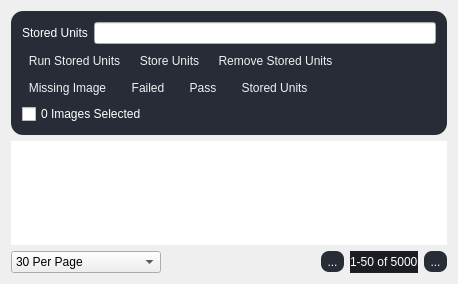
<?xml version="1.0" encoding="UTF-8"?>
<ui version="4.0">
 <class>DatasetPageClass</class>
 <widget class="QWidget" name="DatasetPageClass">
  <property name="geometry">
   <rect>
    <x>0</x>
    <y>0</y>
    <width>458</width>
    <height>284</height>
   </rect>
  </property>
  <property name="windowTitle">
   <string>DatasetPage</string>
  </property>
  <property name="styleSheet">
   <string notr="true">QToolButton {
  background-color:  rgb(39, 44, 54);
  color: #F0F0F0;
  border-radius: 8px;
  margin: 0px;
  padding: 2px;
}

QToolButton:checked {
  margin: 1px;
  background-color:  rgb(39, 44, 54);
  border: 1px solid #FFE723;
}

QToolButton:checked:disabled {
  border: 1px solid #CFBB1C;
}

QToolButton:pressed {
   margin: 1px;
   border: 1px solid #FFE723;
}

QToolButton:disabled {
	color: #6e6e6e;
	background-color: #444444;
	border: 2px solid #444444;
}

QToolButton:disabled:hover {
  border: 1px solid #32414B;
}

QToolButton:hover {
 background-color: #21252B;
}

QFrame#frame{
	background-color: rgb(39, 44, 54);
	border-radius: 12px;
}</string>
  </property>
  <layout class="QGridLayout" name="gridLayout">
   <item row="4" column="0">
    <widget class="QComboBox" name="comboBox_ImagePerPage">
     <property name="sizePolicy">
      <sizepolicy hsizetype="Preferred" vsizetype="Fixed">
       <horstretch>0</horstretch>
       <verstretch>0</verstretch>
      </sizepolicy>
     </property>
     <property name="minimumSize">
      <size>
       <width>150</width>
       <height>0</height>
      </size>
     </property>
     <item>
      <property name="text">
       <string>30 Per Page</string>
      </property>
     </item>
     <item>
      <property name="text">
       <string>60 Per Page</string>
      </property>
     </item>
     <item>
      <property name="text">
       <string>150 Per Page</string>
      </property>
     </item>
     <item>
      <property name="text">
       <string>300 Per Page</string>
      </property>
     </item>
     <item>
      <property name="text">
       <string>600 Per Page</string>
      </property>
     </item>
    </widget>
   </item>
   <item row="4" column="1">
    <spacer name="horizontalSpacer">
     <property name="orientation">
      <enum>Qt::Horizontal</enum>
     </property>
     <property name="sizeHint" stdset="0">
      <size>
       <width>40</width>
       <height>20</height>
      </size>
     </property>
    </spacer>
   </item>
   <item row="3" column="0" colspan="3">
    <widget class="QMainGraphicsView" name="graphicsView">
     <property name="frameShape">
      <enum>QFrame::NoFrame</enum>
     </property>
     <property name="lineWidth">
      <number>0</number>
     </property>
    </widget>
   </item>
   <item row="4" column="2">
    <layout class="QHBoxLayout" name="horizontalLayout_3">
     <item>
      <widget class="QToolButton" name="toolButton_leftPage">
       <property name="text">
        <string>...</string>
       </property>
       <property name="icon">
        <iconset resource="VisionApp.qrc">
         <normaloff>:/24x24/Icon/24x24/cil-chevron-circle-left-alt.png</normaloff>:/24x24/Icon/24x24/cil-chevron-circle-left-alt.png</iconset>
       </property>
      </widget>
     </item>
     <item>
      <widget class="QLabel" name="label_currentPageCount">
       <property name="styleSheet">
        <string notr="true">color:white;
background-color: rgb(27, 29, 35);</string>
       </property>
       <property name="text">
        <string>1-50 of 5000</string>
       </property>
      </widget>
     </item>
     <item>
      <widget class="QToolButton" name="toolButton_rightPage">
       <property name="text">
        <string>...</string>
       </property>
       <property name="icon">
        <iconset resource="VisionApp.qrc">
         <normaloff>:/16x16/Icon/16x16/cil-chevron-circle-right-alt.png</normaloff>:/16x16/Icon/16x16/cil-chevron-circle-right-alt.png</iconset>
       </property>
      </widget>
     </item>
    </layout>
   </item>
   <item row="0" column="0" colspan="3">
    <widget class="QFrame" name="frame">
     <property name="frameShape">
      <enum>QFrame::StyledPanel</enum>
     </property>
     <property name="frameShadow">
      <enum>QFrame::Raised</enum>
     </property>
     <layout class="QGridLayout" name="gridLayout_2">
      <item row="0" column="0">
       <layout class="QHBoxLayout" name="horizontalLayout">
        <item>
         <widget class="QLabel" name="label">
          <property name="styleSheet">
           <string notr="true">color:white</string>
          </property>
          <property name="text">
           <string>Stored Units</string>
          </property>
         </widget>
        </item>
        <item>
         <widget class="QLineEdit" name="lineEdit_storedUnits">
          <property name="readOnly">
           <bool>true</bool>
          </property>
         </widget>
        </item>
       </layout>
      </item>
      <item row="2" column="0">
       <layout class="QHBoxLayout" name="horizontalLayout_2">
        <property name="spacing">
         <number>12</number>
        </property>
        <item>
         <widget class="QToolButton" name="toolButton_filterMissingImages">
          <property name="text">
           <string>Missing Image</string>
          </property>
          <property name="icon">
           <iconset resource="VisionApp.qrc">
            <normaloff>:/8Icon/Icon/icon8/warning.png</normaloff>:/8Icon/Icon/icon8/warning.png</iconset>
          </property>
          <property name="iconSize">
           <size>
            <width>32</width>
            <height>32</height>
           </size>
          </property>
          <property name="checkable">
           <bool>true</bool>
          </property>
          <property name="toolButtonStyle">
           <enum>Qt::ToolButtonTextBesideIcon</enum>
          </property>
         </widget>
        </item>
        <item>
         <widget class="QToolButton" name="toolButton_filterFailedImages">
          <property name="text">
           <string>Failed</string>
          </property>
          <property name="icon">
           <iconset resource="VisionApp.qrc">
            <normaloff>:/8Icon/Icon/icon8/close.png</normaloff>:/8Icon/Icon/icon8/close.png</iconset>
          </property>
          <property name="iconSize">
           <size>
            <width>32</width>
            <height>32</height>
           </size>
          </property>
          <property name="checkable">
           <bool>true</bool>
          </property>
          <property name="toolButtonStyle">
           <enum>Qt::ToolButtonTextBesideIcon</enum>
          </property>
         </widget>
        </item>
        <item>
         <widget class="QToolButton" name="toolButton_filterPassImages">
          <property name="text">
           <string>Pass</string>
          </property>
          <property name="icon">
           <iconset resource="VisionApp.qrc">
            <normaloff>:/8Icon/Icon/icon8/checked.png</normaloff>:/8Icon/Icon/icon8/checked.png</iconset>
          </property>
          <property name="iconSize">
           <size>
            <width>32</width>
            <height>32</height>
           </size>
          </property>
          <property name="checkable">
           <bool>true</bool>
          </property>
          <property name="toolButtonStyle">
           <enum>Qt::ToolButtonTextBesideIcon</enum>
          </property>
         </widget>
        </item>
        <item>
         <widget class="QToolButton" name="toolButton_filterStoredUnits">
          <property name="text">
           <string>Stored Units</string>
          </property>
          <property name="icon">
           <iconset resource="VisionApp.qrc">
            <normaloff>:/8Icon/Icon/icon8/gallery.png</normaloff>:/8Icon/Icon/icon8/gallery.png</iconset>
          </property>
          <property name="iconSize">
           <size>
            <width>32</width>
            <height>32</height>
           </size>
          </property>
          <property name="checkable">
           <bool>true</bool>
          </property>
          <property name="toolButtonStyle">
           <enum>Qt::ToolButtonTextBesideIcon</enum>
          </property>
         </widget>
        </item>
        <item>
         <spacer name="horizontalSpacer_2">
          <property name="orientation">
           <enum>Qt::Horizontal</enum>
          </property>
          <property name="sizeHint" stdset="0">
           <size>
            <width>40</width>
            <height>20</height>
           </size>
          </property>
         </spacer>
        </item>
       </layout>
      </item>
      <item row="3" column="0">
       <widget class="QCheckBox" name="checkBox_SelectAllImages">
        <property name="styleSheet">
         <string notr="true">color:white</string>
        </property>
        <property name="text">
         <string>0 Images Selected</string>
        </property>
       </widget>
      </item>
      <item row="1" column="0">
       <layout class="QHBoxLayout" name="horizontalLayout_5">
        <item>
         <widget class="QToolButton" name="toolButton_runStoreUnits">
          <property name="text">
           <string>Run Stored Units</string>
          </property>
          <property name="icon">
           <iconset resource="VisionApp.qrc">
            <normaloff>:/8Icon/Icon/icon8/GreenPlayButton.png</normaloff>:/8Icon/Icon/icon8/GreenPlayButton.png</iconset>
          </property>
          <property name="iconSize">
           <size>
            <width>32</width>
            <height>32</height>
           </size>
          </property>
          <property name="toolButtonStyle">
           <enum>Qt::ToolButtonTextBesideIcon</enum>
          </property>
         </widget>
        </item>
        <item>
         <widget class="QToolButton" name="toolButton_storeUnits">
          <property name="text">
           <string>Store Units</string>
          </property>
          <property name="icon">
           <iconset resource="VisionApp.qrc">
            <normaloff>:/24x24/Icon/24x24/cil-save.png</normaloff>:/24x24/Icon/24x24/cil-save.png</iconset>
          </property>
          <property name="iconSize">
           <size>
            <width>32</width>
            <height>32</height>
           </size>
          </property>
          <property name="toolButtonStyle">
           <enum>Qt::ToolButtonTextBesideIcon</enum>
          </property>
         </widget>
        </item>
        <item>
         <widget class="QToolButton" name="toolButton_removeStoreUnits">
          <property name="text">
           <string>Remove Stored Units</string>
          </property>
          <property name="icon">
           <iconset resource="VisionApp.qrc">
            <normaloff>:/24x24/Icon/24x24/cil-trash.png</normaloff>:/24x24/Icon/24x24/cil-trash.png</iconset>
          </property>
          <property name="iconSize">
           <size>
            <width>32</width>
            <height>32</height>
           </size>
          </property>
          <property name="toolButtonStyle">
           <enum>Qt::ToolButtonTextBesideIcon</enum>
          </property>
         </widget>
        </item>
        <item>
         <spacer name="horizontalSpacer_3">
          <property name="orientation">
           <enum>Qt::Horizontal</enum>
          </property>
          <property name="sizeHint" stdset="0">
           <size>
            <width>40</width>
            <height>20</height>
           </size>
          </property>
         </spacer>
        </item>
       </layout>
      </item>
     </layout>
    </widget>
   </item>
  </layout>
 </widget>
 <layoutdefault spacing="6" margin="11"/>
 <customwidgets>
  <customwidget>
   <class>QMainGraphicsView</class>
   <extends>QGraphicsView</extends>
   <header>../../common/qmaingraphicsview.h</header>
  </customwidget>
 </customwidgets>
 <resources>
  <include location="VisionApp.qrc"/>
 </resources>
 <connections/>
</ui>
